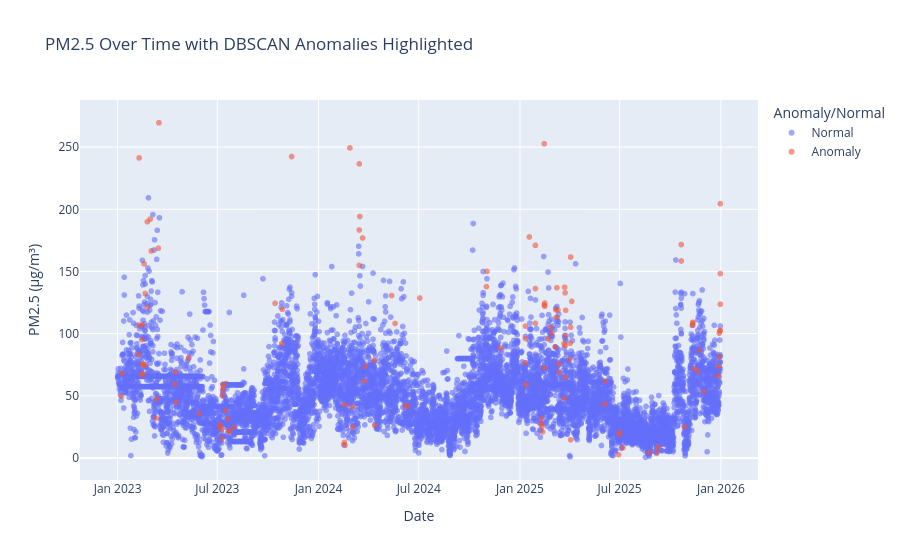

The notebook cell this image was saved under:
### Code cell
import plotly.express as px

fig = px.scatter(
    df1,
    x=df1.index,
    y="PM2.5 (µg/m³)",
    color=df1['Anomaly/Normal'].astype(str),
    title="PM2.5 Over Time with DBSCAN Anomalies Highlighted",
    opacity=0.6
)

fig.show()

### Figure 1 — Plotly figure (JSON) as saved in the notebook; plotly's stock layout.template omitted (floating-point values rounded to 4 significant figures; data arrays with more than 128 entries replaced by an {"elided": "..."} marker saying what was removed)
{"data": [{"hovertemplate": "Anomaly/Normal=Normal<br>Date=%{x}<br>PM2.5 (µg/m³)=%{y}<extra></extra>", "legendgroup": "Normal", "marker": {"color": "#636efa", "opacity": 0.6, "symbol": "circle"}, "mode": "markers", "name": "Normal", "showlegend": true, "type": "scattergl", "x": {"elided": "8827 str values"}, "xaxis": "x", "y": {"elided": "8827 float values"}, "yaxis": "y"}, {"hovertemplate": "Anomaly/Normal=Anomaly<br>Date=%{x}<br>PM2.5 (µg/m³)=%{y}<extra></extra>", "legendgroup": "Anomaly", "marker": {"color": "#EF553B", "opacity": 0.6, "symbol": "circle"}, "mode": "markers", "name": "Anomaly", "showlegend": true, "type": "scattergl", "x": {"elided": "136 str values"}, "xaxis": "x", "y": {"elided": "136 float values"}, "yaxis": "y"}], "layout": {"legend": {"title": {"text": "Anomaly/Normal"}, "tracegroupgap": 0}, "title": {"text": "PM2.5 Over Time with DBSCAN Anomalies Highlighted"}, "xaxis": {"anchor": "y", "domain": [0, 1], "title": {"text": "Date"}}, "yaxis": {"anchor": "x", "domain": [0, 1], "title": {"text": "PM2.5 (µg/m³)"}}}}
